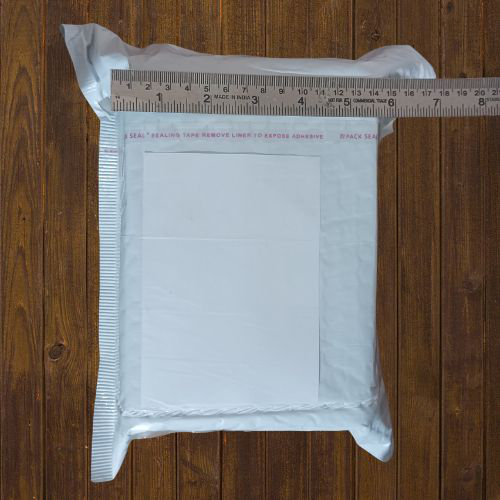
#> input picture Task_2/input_breadth.png, 500 x 500 px, given in place of input_breadth.jpg, which was not available
$ python dummmy.py
#> lines starting #> are read from the running program, lines starting #| are printed output that depends on the picture; after the words box and inside, x2 and y2 are one past the last pixel; in counts of white or black regions, pixels touching at a corner belong together; pictures that were not available may be replaced by others from this repository, and a replacement may not be noted
import cv2
import numpy as np
import matplotlib.pyplot as plt

# Load the image
image_path = "V:\Web_Development\Gristip_Internship\Task_2\input_breadth.jpg"  # Replace with the path to your image
image = cv2.imread(image_path)
#> image is the input picture: shape (500, 500, 3); mean B, G, R 106, 112.5, 120.8

# Convert to grayscale
gray = cv2.cvtColor(image, cv2.COLOR_BGR2GRAY)
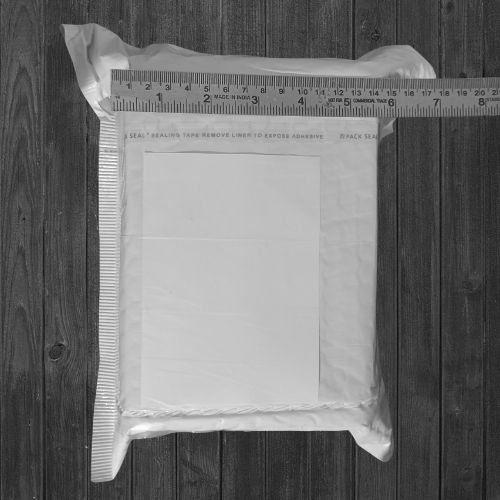
#> gray: shape (500, 500); min 9, max 252, mean 114.3

# Apply thresholding
_, thresh = cv2.threshold(gray, 50, 255, cv2.THRESH_BINARY_INV)
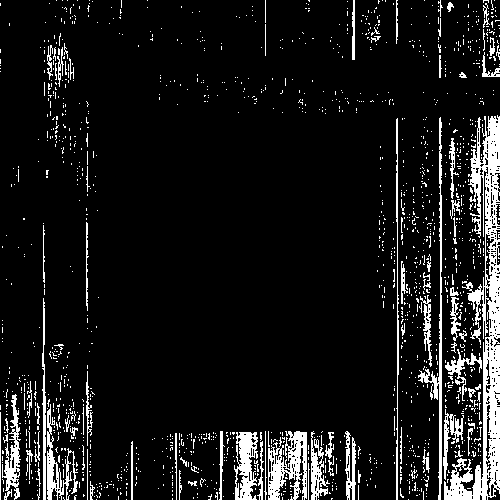
#> thresh: shape (500, 500); 9.6% white; 1558 white regions (1468 under 20 px)

# Find contours
contours, _ = cv2.findContours(thresh, cv2.RETR_EXTERNAL, cv2.CHAIN_APPROX_SIMPLE)
#> contours = 1554 contours, 1515 with area under 20; largest, box (x1, y1, x2, y2) and area: (444, 115, 500, 500) 6804, (268, 431, 307, 500) 1469, (234, 432, 258, 500) 1040, (418, 117, 442, 500) 722, (47, 404, 78, 500) 677

# Draw the largest contour (assuming it's the black outline) on the original image
output_image = image.copy()
if contours:
    largest_contour = max(contours, key=cv2.contourArea)
#> largest_contour = contour of 867 points, box (x1, y1, x2, y2) (444, 115, 500, 500), area 6804
    cv2.drawContours(output_image, [largest_contour], -1, (0, 255, 0), 2)
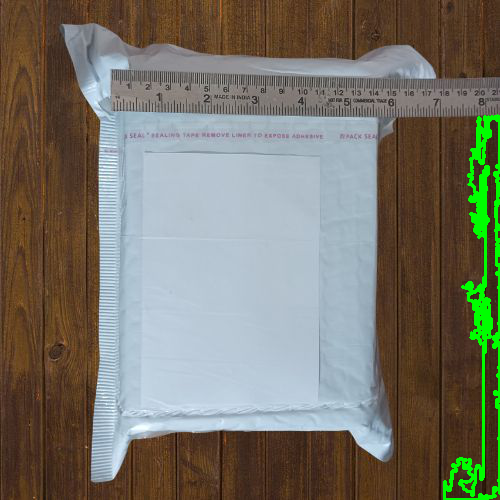
#> output_image: shape (500, 500, 3); 2.12% of pixels changed, all inside (x1, y1, x2, y2) = (443, 114, 500, 500)

# Save or display the result
cv2.imwrite("detected_contour.png", output_image)  # Save the result
plt.figure(figsize=(10, 10))
plt.subplot(1, 2, 1)
plt.title("Original Image")
plt.imshow(cv2.cvtColor(image, cv2.COLOR_BGR2RGB))
plt.axis("off")

plt.subplot(1, 2, 2)
plt.title("Detected Contour")
plt.imshow(cv2.cvtColor(output_image, cv2.COLOR_BGR2RGB))
plt.axis("off")
plt.show()
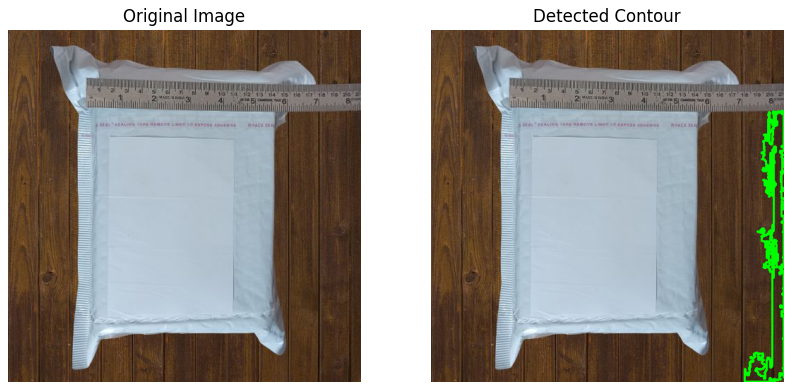
#> figure drawn by matplotlib, 2 panels

$ run again, with Task_2/input_height.png copied over Task_2/input_breadth.png
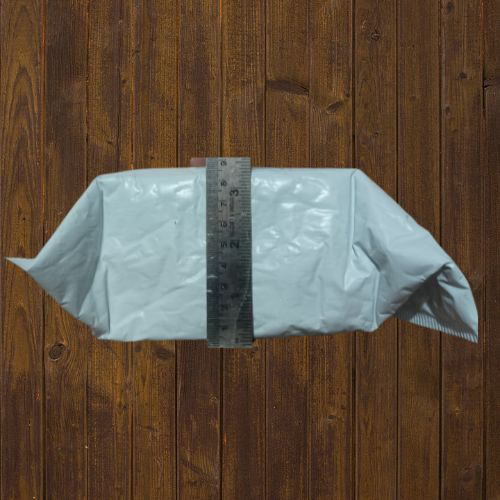
#> input picture Task_2/input_height.png, 500 x 500 px, given in place of input_breadth.jpg, which was not available
#> image is the input picture: shape (500, 500, 3); mean B, G, R 66.6, 82.2, 97.1
#> `_, thresh = cv2.threshold(gray, 50, 255, cv2.THRESH_BINARY_INV)`:
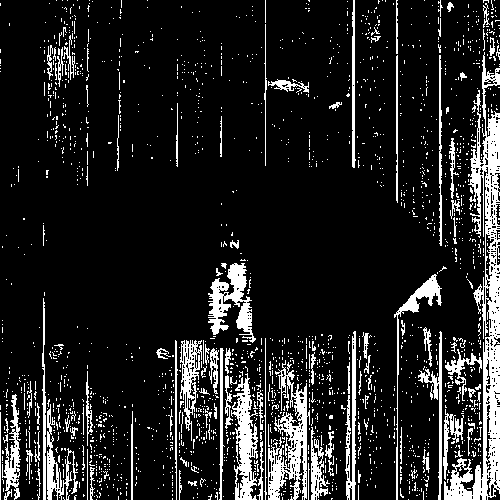
#> thresh: shape (500, 500); 13.2% white; 2053 white regions (1936 under 20 px)
#> contours = 2049 contours, 1999 with area under 20; largest, box (x1, y1, x2, y2) and area: (444, 52, 500, 500) 6983, (268, 360, 310, 500) 2301, (231, 373, 258, 500) 1642, (208, 263, 256, 343) 1429, (180, 340, 202, 441) 930
#> largest_contour = contour of 882 points, box (x1, y1, x2, y2) (444, 52, 500, 500), area 6983
#> output_image: shape (500, 500, 3); 2.22% of pixels changed, all inside (x1, y1, x2, y2) = (443, 51, 500, 500)
#> `plt.show()`:
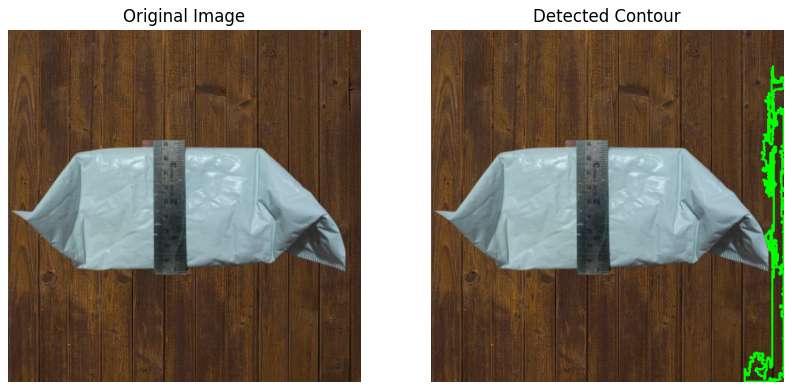
#> figure drawn by matplotlib, 2 panels

$ run again, with Task_2/input_length.png copied over Task_2/input_breadth.png
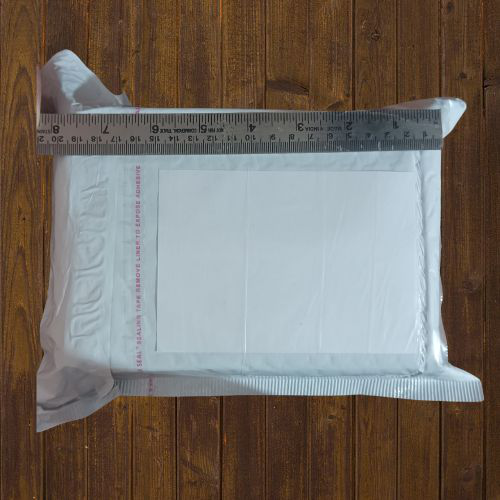
#> input picture Task_2/input_length.png, 500 x 500 px, given in place of input_breadth.jpg, which was not available
#> image is the input picture: shape (500, 500, 3); mean B, G, R 101.4, 109.3, 117.2
#> `_, thresh = cv2.threshold(gray, 50, 255, cv2.THRESH_BINARY_INV)`:
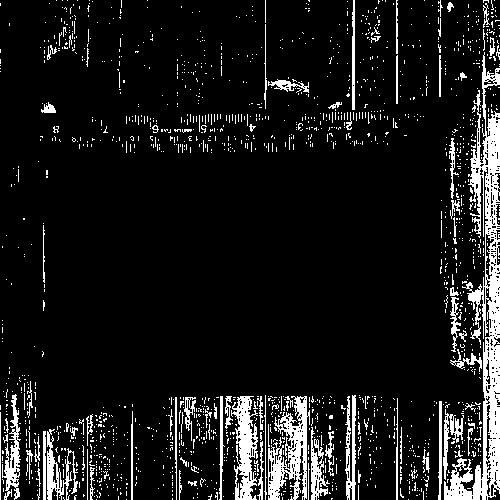
#> thresh: shape (500, 500); 10% white; 1702 white regions (1614 under 20 px)
#> contours = 1698 contours, 1659 with area under 20; largest, box (x1, y1, x2, y2) and area: (444, 52, 500, 500) 7118, (268, 396, 310, 500) 2028, (231, 396, 258, 500) 1520, (2, 394, 21, 500) 646, (47, 429, 78, 500) 615
#> largest_contour = contour of 1001 points, box (x1, y1, x2, y2) (444, 52, 500, 500), area 7118
#> output_image: shape (500, 500, 3); 2.38% of pixels changed, all inside (x1, y1, x2, y2) = (443, 51, 500, 500)
#> `plt.show()`:
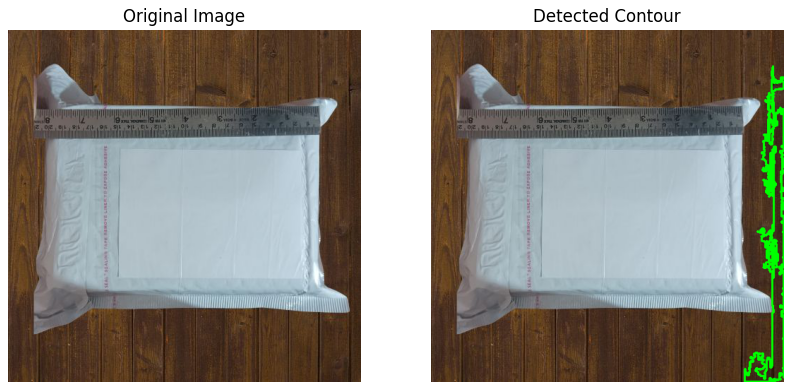
#> figure drawn by matplotlib, 2 panels
